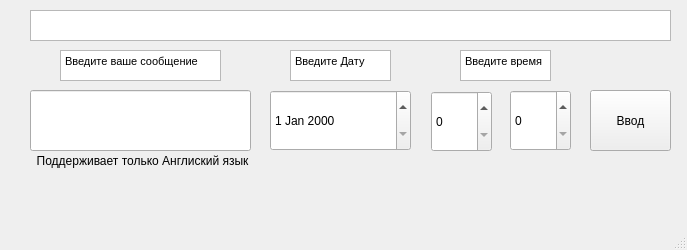
<?xml version="1.0" encoding="UTF-8"?>
<ui version="4.0">
 <class>MainWindow</class>
 <widget class="QMainWindow" name="MainWindow">
  <property name="geometry">
   <rect>
    <x>0</x>
    <y>0</y>
    <width>687</width>
    <height>250</height>
   </rect>
  </property>
  <property name="windowTitle">
   <string>MainWindow</string>
  </property>
  <widget class="QWidget" name="centralwidget">
   <widget class="QSpinBox" name="hour">
    <property name="geometry">
     <rect>
      <x>431</x>
      <y>91</y>
      <width>61</width>
      <height>61</height>
     </rect>
    </property>
   </widget>
   <widget class="QDateEdit" name="date">
    <property name="geometry">
     <rect>
      <x>270</x>
      <y>90</y>
      <width>141</width>
      <height>61</height>
     </rect>
    </property>
   </widget>
   <widget class="QLineEdit" name="massage">
    <property name="geometry">
     <rect>
      <x>30</x>
      <y>90</y>
      <width>221</width>
      <height>61</height>
     </rect>
    </property>
   </widget>
   <widget class="QSpinBox" name="minute">
    <property name="geometry">
     <rect>
      <x>510</x>
      <y>90</y>
      <width>61</width>
      <height>61</height>
     </rect>
    </property>
   </widget>
   <widget class="QPushButton" name="but">
    <property name="geometry">
     <rect>
      <x>590</x>
      <y>90</y>
      <width>81</width>
      <height>61</height>
     </rect>
    </property>
    <property name="text">
     <string>Ввод</string>
    </property>
   </widget>
   <widget class="QTextBrowser" name="NewInTheTable">
    <property name="geometry">
     <rect>
      <x>30</x>
      <y>10</y>
      <width>641</width>
      <height>31</height>
     </rect>
    </property>
    <property name="html">
     <string>&lt;!DOCTYPE HTML PUBLIC &quot;-//W3C//DTD HTML 4.0//EN&quot; &quot;http://www.w3.org/TR/REC-html40/strict.dtd&quot;&gt;
&lt;html&gt;&lt;head&gt;&lt;meta name=&quot;qrichtext&quot; content=&quot;1&quot; /&gt;&lt;style type=&quot;text/css&quot;&gt;
p, li { white-space: pre-wrap; }
&lt;/style&gt;&lt;/head&gt;&lt;body style=&quot; font-family:'MS Shell Dlg 2'; font-size:8.25pt; font-weight:400; font-style:normal;&quot;&gt;
&lt;p style=&quot;-qt-paragraph-type:empty; margin-top:0px; margin-bottom:0px; margin-left:0px; margin-right:0px; -qt-block-indent:0; text-indent:0px;&quot;&gt;&lt;br /&gt;&lt;/p&gt;&lt;/body&gt;&lt;/html&gt;</string>
    </property>
   </widget>
   <widget class="QTextBrowser" name="textBrowser">
    <property name="geometry">
     <rect>
      <x>60</x>
      <y>50</y>
      <width>161</width>
      <height>31</height>
     </rect>
    </property>
    <property name="html">
     <string>&lt;!DOCTYPE HTML PUBLIC &quot;-//W3C//DTD HTML 4.0//EN&quot; &quot;http://www.w3.org/TR/REC-html40/strict.dtd&quot;&gt;
&lt;html&gt;&lt;head&gt;&lt;meta name=&quot;qrichtext&quot; content=&quot;1&quot; /&gt;&lt;style type=&quot;text/css&quot;&gt;
p, li { white-space: pre-wrap; }
&lt;/style&gt;&lt;/head&gt;&lt;body style=&quot; font-family:'MS Shell Dlg 2'; font-size:8.25pt; font-weight:400; font-style:normal;&quot;&gt;
&lt;p style=&quot; margin-top:0px; margin-bottom:0px; margin-left:0px; margin-right:0px; -qt-block-indent:0; text-indent:0px;&quot;&gt;&lt;span style=&quot; font-size:8pt;&quot;&gt;Введите ваше сообщение&lt;/span&gt;&lt;/p&gt;&lt;/body&gt;&lt;/html&gt;</string>
    </property>
   </widget>
   <widget class="QTextBrowser" name="textBrowser_2">
    <property name="geometry">
     <rect>
      <x>290</x>
      <y>50</y>
      <width>101</width>
      <height>31</height>
     </rect>
    </property>
    <property name="html">
     <string>&lt;!DOCTYPE HTML PUBLIC &quot;-//W3C//DTD HTML 4.0//EN&quot; &quot;http://www.w3.org/TR/REC-html40/strict.dtd&quot;&gt;
&lt;html&gt;&lt;head&gt;&lt;meta name=&quot;qrichtext&quot; content=&quot;1&quot; /&gt;&lt;style type=&quot;text/css&quot;&gt;
p, li { white-space: pre-wrap; }
&lt;/style&gt;&lt;/head&gt;&lt;body style=&quot; font-family:'MS Shell Dlg 2'; font-size:8.25pt; font-weight:400; font-style:normal;&quot;&gt;
&lt;p style=&quot; margin-top:0px; margin-bottom:0px; margin-left:0px; margin-right:0px; -qt-block-indent:0; text-indent:0px;&quot;&gt;&lt;span style=&quot; font-size:8pt;&quot;&gt;Введите Дату&lt;/span&gt;&lt;/p&gt;&lt;/body&gt;&lt;/html&gt;</string>
    </property>
   </widget>
   <widget class="QTextBrowser" name="textBrowser_3">
    <property name="geometry">
     <rect>
      <x>460</x>
      <y>50</y>
      <width>91</width>
      <height>31</height>
     </rect>
    </property>
    <property name="html">
     <string>&lt;!DOCTYPE HTML PUBLIC &quot;-//W3C//DTD HTML 4.0//EN&quot; &quot;http://www.w3.org/TR/REC-html40/strict.dtd&quot;&gt;
&lt;html&gt;&lt;head&gt;&lt;meta name=&quot;qrichtext&quot; content=&quot;1&quot; /&gt;&lt;style type=&quot;text/css&quot;&gt;
p, li { white-space: pre-wrap; }
&lt;/style&gt;&lt;/head&gt;&lt;body style=&quot; font-family:'MS Shell Dlg 2'; font-size:8.25pt; font-weight:400; font-style:normal;&quot;&gt;
&lt;p style=&quot; margin-top:0px; margin-bottom:0px; margin-left:0px; margin-right:0px; -qt-block-indent:0; text-indent:0px;&quot;&gt;Введите время&lt;/p&gt;&lt;/body&gt;&lt;/html&gt;</string>
    </property>
   </widget>
   <widget class="QLabel" name="label">
    <property name="geometry">
     <rect>
      <x>30</x>
      <y>150</y>
      <width>221</width>
      <height>21</height>
     </rect>
    </property>
    <property name="text">
     <string>  Поддерживает только Англиский язык</string>
    </property>
   </widget>
  </widget>
  <widget class="QMenuBar" name="menubar">
   <property name="geometry">
    <rect>
     <x>0</x>
     <y>0</y>
     <width>687</width>
     <height>21</height>
    </rect>
   </property>
  </widget>
  <widget class="QStatusBar" name="statusbar"/>
 </widget>
 <resources/>
 <connections/>
</ui>
